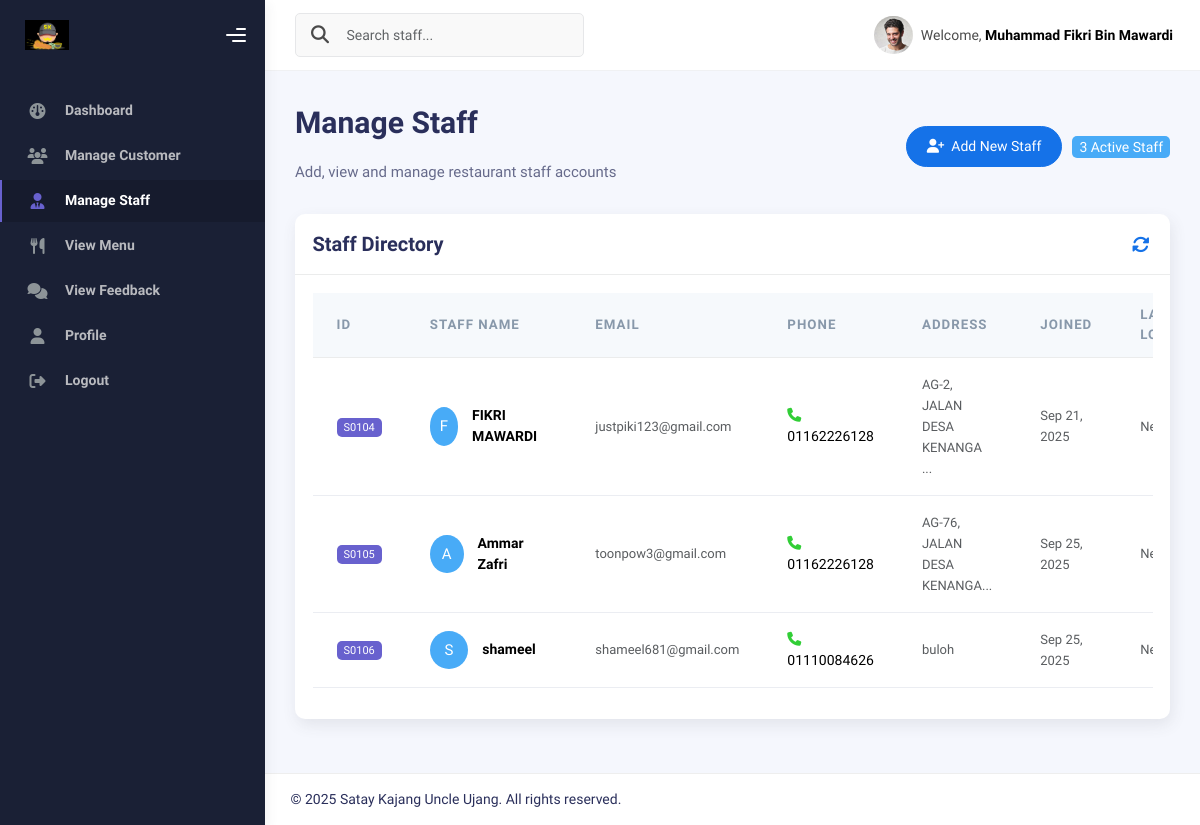
Page /admin/adminstaff.php (signed in) on the committed database.
### tables this page shows
CREATE TABLE `staff` (
  `staff_id` int(11) NOT NULL,
  `name` varchar(100) NOT NULL,
  `email` varchar(100) NOT NULL,
  `password` varchar(255) NOT NULL,
  `phone_no` varchar(20) DEFAULT NULL,
  `address` text DEFAULT NULL,
  `reset_token` varchar(100) DEFAULT NULL,
  `reset_expires` datetime DEFAULT NULL,
  `created_at` timestamp NOT NULL DEFAULT current_timestamp(),
  `last_logged_in` timestamp NULL DEFAULT NULL,
  `staff_image` varchar(255) DEFAULT NULL
);

### admin/adminstaff.php (the view, shortened to what this page needs)
<?php
require_once '../connect.php';
$staff_list = $conn->query("SELECT staff_id, name, email, phone_no, address, created_at, last_logged_in
                            FROM staff ORDER BY staff_id ASC");
$staff_count = $staff_list ? $staff_list->num_rows : 0;
?>
<!DOCTYPE html>
<html lang="en">
<head>
    <link rel="stylesheet" href="../assets/css/bootstrap.min.css" />
    <link rel="stylesheet" href="../assets/css/plugins.min.css" />
    <link rel="stylesheet" href="../assets/css/kaiadmin.min.css" />
    <link rel="stylesheet" href="https://cdnjs.cloudflare.com/ajax/libs/font-awesome/6.4.2/css/all.min.css" />
</head>
<body>
    <div class="wrapper">
        <div class="sidebar" data-background-color="dark">
            <div class="sidebar-logo">
                <div class="logo-header" data-background-color="dark">
                    <a href="admin_dashboard.php" class="logo">
                        <img src="../image/LogoSataysebenarReal.png" alt="Satay Kajang Uncle Ujang" class="navbar-brand" height="30" />
                    </a>
                    <div class="nav-toggle">
                        <button class="btn btn-toggle toggle-sidebar">
                            <i class="gg-menu-right"></i>
                        </button>
                    </div>
                </div>
            </div>
            <div class="sidebar-wrapper scrollbar scrollbar-inner">
                <div class="sidebar-content">
                    <ul class="nav nav-secondary">
                        <li class="nav-item">
                            <a href="admin_dashboard.php">
                                <i class="fa-solid fa-gauge"></i>
                                <p>Dashboard</p>
                            </a>
                        </li>
                        <li class="nav-item">
                            <a href="admincustomer.php">
                                <i class="fa-solid fa-users"></i>
                                <p>Manage Customer</p>
                            </a>
                        </li>
                        <li class="nav-item active">
                            <a href="adminstaff.php">
                                <i class="fa-solid fa-user-tie"></i>
                                <p>Manage Staff</p>
                            </a>
                        </li>
                        <li class="nav-item">
                            <a href="admin_menu.php">
                                <i class="fa-solid fa-utensils"></i>
                                <p>View Menu</p>
                            </a>
                        </li>
                        <li class="nav-item">
                            <a href="admin_viewfeedback.php">
                                <i class="fa-solid fa-comments"></i>
                                <p>View Feedback</p>
                            </a>
                        </li>
                        <li class="nav-item">
                            <a href="profAdmin.php">
                                <i class="fa-solid fa-user"></i>
                                <p>Profile</p>
                            </a>
                        </li>
                        <li class="nav-item">
                            <a href="admin_logout.php">
                                <i class="fa-solid fa-right-from-bracket"></i>
                                <p>Logout</p>
                            </a>
                        </li>
                    </ul>
                </div>
            </div>
        </div>
        <div class="main-panel">
            <div class="main-header">
                <nav class="navbar navbar-header navbar-header-transparent navbar-expand-lg border-bottom">
                    <div class="container-fluid">
                        <nav class="navbar navbar-header-left navbar-expand-lg navbar-form nav-search p-0 d-none d-lg-flex">
                            <div class="input-group">
                                <div class="input-group-prepend">
                                    <button type="submit" class="btn btn-search pe-1">
                                        <i class="fa fa-search search-icon"></i>
                                    </button>
                                </div>
                                <input type="text" placeholder="Search staff..." class="form-control" />
                            </div>
                        </nav>
                        <ul class="navbar-nav topbar-nav ms-md-auto align-items-center">
                            <li class="nav-item topbar-user dropdown hidden-caret">
                                <a class="dropdown-toggle profile-pic" data-bs-toggle="dropdown" href="#" aria-expanded="false">
                                    <div class="avatar-sm">
                                        <img src="../assets/img/profile.jpg" alt="Admin" class="avatar-img rounded-circle" />
                                    </div>
                                    <span class="profile-username">
                                        <span class="op-7">Welcome,</span>
                                        <span class="fw-bold"><?= htmlspecialchars($_SESSION['admin_name']) ?></span>
                                    </span>
                                </a>
                            </li>
                        </ul>
                    </div>
                </nav>
            </div>
            <div class="container">
                <div class="page-inner">
                    <div class="d-flex align-items-left align-items-md-center flex-column flex-md-row pt-2 pb-4">
                        <div>
                            <h1 class="fw-bold mb-3">Manage Staff</h1>
                            <p class="op-7 mb-2">Add, view and manage restaurant staff accounts</p>
                        </div>
                        <div class="ms-md-auto py-2 py-md-0">
                            <button class="btn btn-primary btn-round" data-bs-toggle="modal" data-bs-target="#addStaffModal">
                                <i class="fa-solid fa-user-plus me-2"></i>Add New Staff
                            </button>
                            <span class="badge badge-info fs-6 ms-2"><?= $staff_count ?> Active Staff</span>
                        </div>
                    </div>
                    <div class="card">
                        <div class="card-header">
                            <div class="card-head-row">
                                <h4 class="card-title">Staff Directory</h4>
                                <div class="card-tools">
                                    <a href="#" class="btn btn-icon btn-link btn-primary btn-xs">
                                        <i class="fa fa-sync-alt"></i>
                                    </a>
                                </div>
                            </div>
                        </div>
                        <div class="card-body">
                            <div class="table-responsive">
                                <table class="table table-hover">
                                    <thead class="thead-light">
                                        <tr>
                                            <th scope="col">ID</th>
                                            <th scope="col">Staff Name</th>
                                            <th scope="col">Email</th>
                                            <th scope="col">Phone</th>
                                            <th scope="col">Address</th>
                                            <th scope="col">Joined</th>
                                            <th scope="col">Last Login</th>
                                        </tr>
                                    </thead>
                                    <tbody>
                                    <?php if ($staff_list && $staff_list->num_rows > 0): ?>
                                        <?php $staff_list->data_seek(0);
                                        while ($staff = $staff_list->fetch_assoc()): ?>
                                        <tr>
                                            <td>
                                                <span class="badge badge-secondary">S<?= sprintf('%04d', $staff['staff_id']) ?></span>
                                            </td>
                                            <td>
                                                <div class="d-flex align-items-center">
                                                    <div class="avatar avatar-sm me-3">
                                                        <span class="avatar-title rounded-circle bg-info text-white">
                                                            <?= strtoupper(substr($staff['name'], 0, 1)) ?>
                                                        </span>
                                                    </div>
                                                    <div>
                                                        <strong><?= htmlspecialchars($staff['name']) ?></strong>
                                                    </div>
                                                </div>
                                            </td>
                                            <td>
                                                <small class="text-muted"><?= htmlspecialchars($staff['email']) ?></small>
                                            </td>
                                            <td>
                                                <i class="fa-solid fa-phone text-success me-1"></i>
                                                <?= htmlspecialchars($staff['phone_no']) ?>
                                            </td>
                                            <td>
                                                <small class="text-muted"><?= htmlspecialchars(substr($staff['address'], 0, 25)) ?><?= strlen($staff['address']) > 25 ? '...' : '' ?></small>
                                            </td>
                                            <td>
                                                <small class="text-muted"><?= date('M d, Y', strtotime($staff['created_at'])) ?></small>
                                            </td>
                                            <td>
                                                <?php if ($staff['last_logged_in']): ?>
                                                    <small class="text-success"><?= date('M d, Y H:i', strtotime($staff['last_logged_in'])) ?></small>
                                                <?php else: ?>
                                                    <small class="text-muted">Never</small>
                                                <?php endif; ?>
                                            </td>
                                        </tr>
                                        <?php endwhile; ?>
                                    <?php endif; ?>
                                    </tbody>
                                </table>
                            </div>
                        </div>
                    </div>
                </div>
            </div>
            <footer class="footer">
                <div class="container-fluid">
                    <div class="copyright">
                        © 2025 Satay Kajang Uncle Ujang. All rights reserved.
                    </div>
                </footer>
            </div>
        </div>
    </body>
</html>

### rows in the picture
staff: staff_id "0104", name "F", name "FIKRI MAWARDI", email "justpiki123@gmail.com", phone_no "01162226128", address "AG-2, JALAN DESA KENANGA", created_at "Sep 21, 2025", shows "Never"
staff: staff_id "0105", name "A", name "Ammar Zafri", email "toonpow3@gmail.com", phone_no "01162226128", address "AG-76, JALAN DESA KENANGA", created_at "Sep 25, 2025", shows "Never"
staff: staff_id "0106", name "S", name "shameel", email "shameel681@gmail.com", phone_no "01110084626", address "buloh", created_at "Sep 25, 2025", shows "Never"

### other values in the picture
$_SESSION['admin_name'] "Muhammad Fikri Bin Mawardi"
$staff_count "3"
